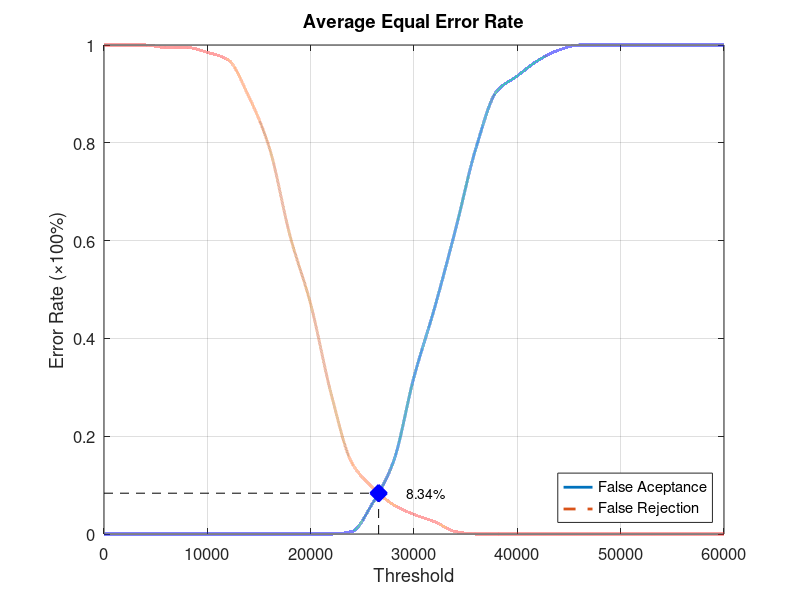
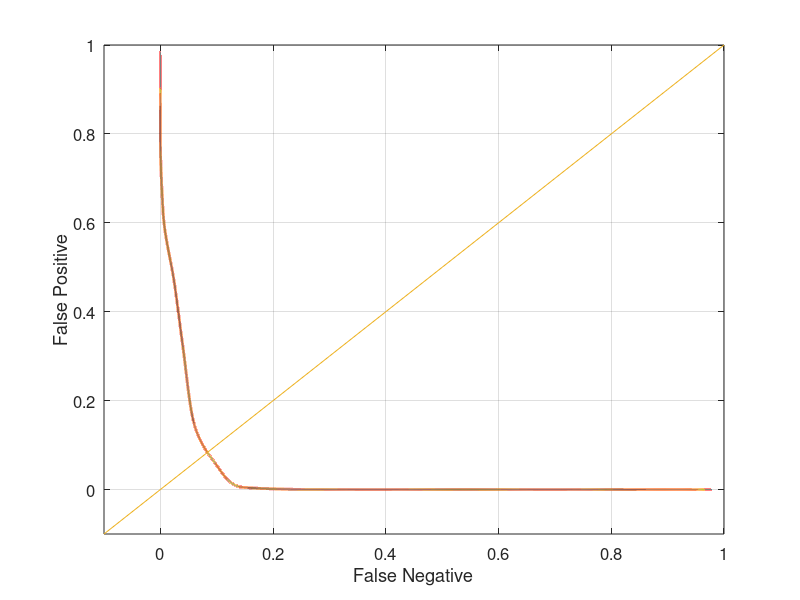

Reproduce these figures in MATLAB, in order.
function yEER = Database1_2
close all;
clear;
clc;
x = 0:2000:60000;
xq = 0:0.5:60000;

y0 = [0 0 0 0 0 0 0 0 0 0 0 0 0.00526316 0.0631579 0.147368 0.321053 0.463158 0.621053 0.789474 0.905263 0.936842 0.968421 0.989474 1 1 1 1 1 1 1 1];
yy0 = interp1(x, y0, xq, 'pchip');
y1 = [1 1 1 0.995 0.995 0.985 0.97 0.895 0.79 0.61 0.47 0.285 0.145 0.095 0.06 0.04 0.025 0.005 0 0 0 0 0 0 0 0 0 0 0 0 0];
yy1 = interp1(x, y1, xq, 'pchip');

% Calculating EER: 
y2 = abs(y0 - y1);
find(y2 == min(y2))
yy2 = abs(yy0 - yy1);
xEER = find(yy2 == min(yy2));
xEERIndex = xq(xEER) % X-axis EER
yEER = yy0(xEER) % Y-axis EER

main = figure
plot(xq, yy0,'-','LineWidth', 2);	hold on
plot(xq, yy1,'--','LineWidth', 2);	hold on
plot([xEERIndex xEERIndex], [0 yEER], 'k--');	hold on
plot([0 xEERIndex], [yEER yEER], 'k--');	hold on
plot(xEERIndex, yEER, 'bx', 'LineWidth', 10);	hold on
text(xEERIndex + 10 * xEERIndex / 100, yEER, [num2str(round((10000 * yEER)) / 100) '%'])
legend('False Aceptance', 'False Rejection', 'Location', 'SouthEast')
xlabel('Threshold')
ylabel('Error Rate (\times100%)')
title('Average Equal Error Rate')
set(gca, 'FontSize', 12)
axis([0 60000 0 1])
grid on

print(main, 'Database1_2Main', '-dpng');
FNRxFPR = figure('Color', [1 1 1]);
plot(yy1, yy0, '-', yy1, yy0, 'LineWidth', 2);
hold on
y = -0.1:0.1:1
plot(y, y); 
set(gca, 'FontSize', 12)
xlabel('False Negative')
ylabel('False Positive')
axis([-0.1 1 -0.1 1])
set(gca, 'FontSize', 12)
grid on

print(FNRxFPR, 'Database1_2FNRxFPR','-dpng');
end
